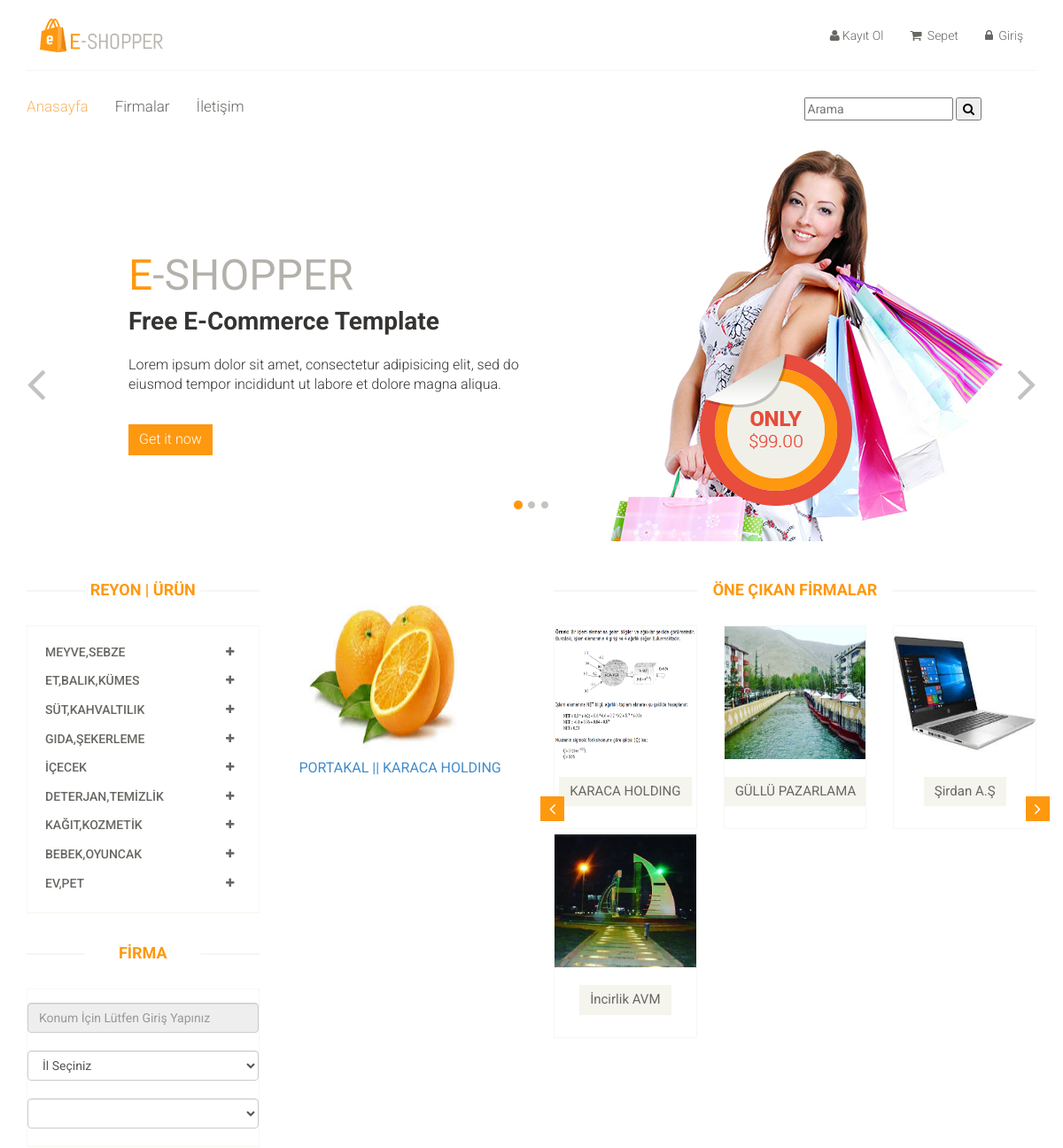
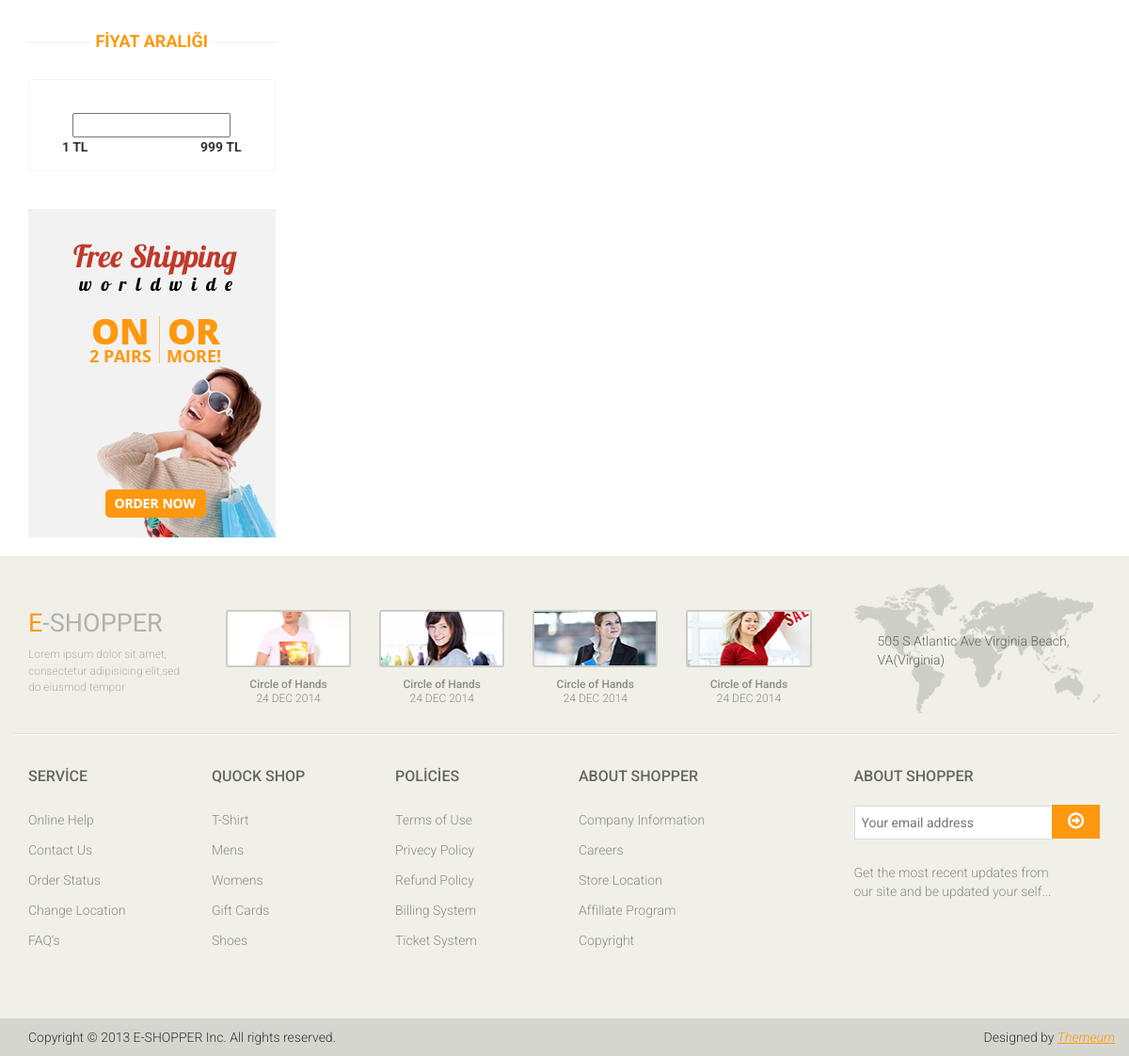
Page /arama.php?ara=Portakal on the committed database (2 pictures, top to bottom).
### tables this page shows
CREATE TABLE `kategori` (
  `kategori_id` int(11) NOT NULL,
  `kategori_isim` varchar(50) NOT NULL,
  `kategori_ust` varchar(5) NOT NULL
);

CREATE TABLE `urun` (
  `urun_id` int(11) NOT NULL,
  `urun_firma` varchar(100) NOT NULL,
  `urun_isim` varchar(50) NOT NULL,
  `urun_kategori` varchar(50) NOT NULL,
  `urun_aciklama` varchar(2000) NOT NULL,
  `urun_tarif` varchar(2000) NOT NULL,
  `urun_fiyat` int(11) NOT NULL,
  `urun_resim` varchar(200) NOT NULL,
  `urun_stok` int(11) NOT NULL,
  `urun_favori` int(11) NOT NULL DEFAULT '0'
);

CREATE TABLE `firma` (
  `firma_id` int(11) NOT NULL,
  `firma_isim` varchar(50) NOT NULL,
  `firma_yetkili` varchar(50) NOT NULL,
  `firma_hakkinda` varchar(1000) NOT NULL,
  `firma_iletisim` varchar(250) NOT NULL,
  `firma_resim` varchar(200) NOT NULL
);

### arama.php (the view, shortened to what this page needs)
<!DOCTYPE html>
<html lang="tr">
<head>
    <link href="css/bootstrap.min.css" rel="stylesheet">
    <link href="css/font-awesome.min.css" rel="stylesheet">
    <link href="css/prettyPhoto.css" rel="stylesheet">
    <link href="css/price-range.css" rel="stylesheet">
    <link href="css/animate.css" rel="stylesheet">
	<link href="css/main.css" rel="stylesheet">
	<link href="css/responsive.css" rel="stylesheet">
</head>
<body>
	<?php require_once("header.php"); ?>
	<section id="slider">
		<div class="container">
			<div class="row">
				<div class="col-sm-12">
					<div id="slider-carousel" class="carousel slide" data-ride="carousel">
						<ol class="carousel-indicators">
							<li data-target="#slider-carousel" data-slide-to="0" class="active"></li>
							<li data-target="#slider-carousel" data-slide-to="1"></li>
							<li data-target="#slider-carousel" data-slide-to="2"></li>
						</ol>
						<div class="carousel-inner">
							<div class="item active">
								<div class="col-sm-6">
									<h1><span>E</span>-SHOPPER</h1>
									<h2>Free E-Commerce Template</h2>
									<p>Lorem ipsum dolor sit amet, consectetur adipisicing elit, sed do eiusmod tempor incididunt ut labore et dolore magna aliqua. </p>
									<button type="button" class="btn btn-default get">Get it now</button>
								</div>
								<div class="col-sm-6">
									<img src="images/home/girl1.jpg" class="girl img-responsive" alt="" />
									<img src="images/home/pricing.png"  class="pricing" alt="" />
								</div>
							</div>
						</div>
						<a href="#slider-carousel" class="left control-carousel hidden-xs" data-slide="prev">
							<i class="fa fa-angle-left"></i>
						</a>
						<a href="#slider-carousel" class="right control-carousel hidden-xs" data-slide="next">
							<i class="fa fa-angle-right"></i>
						</a>
					</div>
				</div>
			</div>
		</div>
	</section>
	<section>
		<div class="container">
			<div class="row">
				<?php require_once("sidebar.php"); ?>
				<div class="col-sm-9 padding-right">
					<?php
						$ara=$_GET['ara'];
						$sorgu=$db->query("select * from urun where urun_isim like '$ara%' ");
						$miktar=$sorgu->rowCount();
						if($sorgu){
							if($miktar>0){
								foreach($sorgu as $row){
									?>
									<div class="col-sm-4">
										<img src="admin_firma/<?php echo $row['urun_resim']; ?>" style="width:75%; height: 200px;">
										<?php
										echo "<a href='product-details.php?id=".$row["urun_id"]."'>"; ?>
										<p style="text-transform: uppercase; font-size:16px; margin-bottom:35px;"><?php echo $row['urun_isim']; ?> || <?php echo $row['urun_firma']; ?></p>
										</a>
									</div>
									<?php
									}
								}
								else{
									echo "Aranan Kelime Bulunamadı.";
								}
							}
							else{
								echo "Veri Çekilemedi";
							}
					?>
					<div class="recommended_items">
						<h2 class="title text-center">Öne Çıkan Firmalar</h2>
						<div id="recommended-item-carousel" class="carousel slide" data-ride="carousel">
							<div class="carousel-inner">
								<div class="item active">
									<?php $firmalist= $db->query("select * from firma ")->fetchAll(PDO::FETCH_ASSOC); ?>
								<?php
									foreach ($firmalist as $key => $value){
								?>
									<div class="col-sm-4">
										<div class="product-image-wrapper">
											<div class="single-products">
												<div class="productinfo text-center">
													<img src="admin_firma/<?php echo $value['firma_resim'];?>" style="width: 100%; height: 150px;" >
													<h3 href="#" class="btn btn-default add-to-cart"><?php echo $value['firma_isim'];?></h3>
												</div>
											</div>
										</div>
									</div>
									<?php } ?>
								</div>
							</div>
							 <a class="left recommended-item-control" href="#recommended-item-carousel" data-slide="prev">
								<i class="fa fa-angle-left"></i>
							  </a>
							  <a class="right recommended-item-control" href="#recommended-item-carousel" data-slide="next">
								<i class="fa fa-angle-right"></i>
							  </a>
						</div>
					</div>
				</div>
			</div>
		</div>
	</section>
	<?php require_once("footer.php"); ?>
</body>
</html>

### sidebar.php (shortened to what this page needs)
<?php require_once("baglan.php"); ?>
<div class="col-sm-3">
	<div class="left-sidebar">
		<h2>reyon | ürün</h2>
			<div class="panel-group category-products" id="accordian">
				<?php
					$ustkategorilist= $db->query("select * from kategori where kategori_ust=0")->fetchAll(PDO::FETCH_ASSOC);
				?>
				<?php
					foreach ($ustkategorilist as $key => $value)
						{
				?>
					<div class="panel panel-default">
						<div class="panel-heading">
							<h4 class="panel-title">
								<a data-toggle="collapse" data-parent="#accordian" href="#<?php echo $value['kategori_id'];?>" >
									<span class="badge pull-right"><i class="fa fa-plus"></i></span>
										<?php echo $value['kategori_isim'];?>
								</a>
							</h4>
						</div>
						</div>
						<?php } ?>
			</div>
			<div class="brands_products">
				<h2>firma </h2>
				<div class="panel-group category-products" id="accordian">
					<input class="form-control" type="text" name="konumbilgi" maxlength="100" id="message-text4" disabled="disabled"  placeholder="Konum İçin Lütfen Giriş Yapınız" required/>
					<br>
				     	<select id="il2" name="uye_il" class="form-control">
							<option> İl Seçiniz</option>
				      	</select>
				      	<br>
				      	<select id="ilce2" name="uye_ilce" class="form-control">
			      		</select>
				</div>
		</div>
			<div class="price-range">
				<h2>Fiyat Aralığı</h2>
				<div class="well text-center">
					<input type="text" class="span2" value="" data-slider-min="0" data-slider-max="600" data-slider-step="5" data-slider-value="[250,450]" id="sl2" ><br />
					<b class="pull-left">1 TL</b> <b class="pull-right">999 TL</b>
				</div>
			</div>
			<div class="shipping text-center">
				<img src="images/home/shipping.jpg" alt="" />
			</div><br>
	</div>
</div>

### css/main.css (style rules this page uses)
body { font-family: 'Roboto', sans-serif; background:; position: relative; font-weight:400px; }
a { -webkit-transition: 300ms; -moz-transition: 300ms; -o-transition: 300ms; transition: 300ms; }
h1, h2, h3, h4, h5, h6 { font-family: 'Roboto', sans-serif; }
#slider { padding-bottom: 45px; }
.carousel-indicators li { background: #C4C4BE; }
.carousel-indicators li.active { background: #FE980F; }
.item { padding-left: 100px; }
.pricing { position: absolute; right: 40%; top: 52%; }
.girl { margin-left: 0; }
.item h1 { color: #B4B1AB; font-family: abel; font-size: 48px; margin-top: 115px; }
.item h1 span { color:#FE980F; }
.item h2 { color: #363432; font-family: 'Roboto', sans-serif; font-size: 28px; font-weight: 700; margin-bottom: 22px; margin-top: 10px; }
.item p { color:#363432; font-size:16px; font-weight:300; font-family: 'Roboto', sans-serif; }
.get { background: #FE980F; border: 0 none; border-radius: 0; color: #FFFFFF; font-family: 'Roboto', sans-serif; font-size: 16px; font-weight: 300; margin-top: 23px; }
.control-carousel { position: absolute; top: 50%; font-size: 60px; color: #C2C2C1; }
.right { right: 0; }
.category-products { border: 1px solid #F7F7F0; margin-bottom: 35px; padding-bottom: 20px; padding-top: 15px; }
.left-sidebar h2, .brands_products h2 { color: #FE980F; font-family: 'Roboto', sans-serif; font-size: 18px; font-weight: 700; margin: 0 auto 30px; text-align: center; text-transform: uppercase; position: relative; z-index:3; }
.left-sidebar h2:after, h2.title:after { content: " "; position: absolute; border: 1px solid #f5f5f5; bottom:8px; left: 0; width: 100%; height: 0; z-index: -2; }
.left-sidebar h2:before { content: " "; position: absolute; background: #fff; bottom: -6px; width: 130px; height: 30px; z-index: -1; left: 50%; margin-left: -65px; }
h2.title:before { content: " "; position: absolute; background: #fff; bottom: -6px; width: 220px; height: 30px; z-index: -1; left: 50%; margin-left: -110px; }
.category-products .panel { background-color: #FFFFFF; border: 0px; border-radius: 0px; box-shadow:none; margin-bottom: 0px; }
.category-products .panel-default .panel-heading { background-color: #FFFFFF; border: 0 none; color: #FFFFFF; padding: 5px 20px; }
.category-products .panel-default .panel-heading .panel-title a { color: #696763; font-family: 'Roboto', sans-serif; font-size: 14px; text-decoration: none; text-transform: uppercase; }
.category-products .badge { background:none; border-radius: 10px; color: #696763; display: inline-block; font-size: 12px; font-weight: bold; line-height: 1; min-width: 10px; padding: 3px 7px; text-align: center; vertical-align: baseline; white-space: nowrap; }
.shipping { background-color: #F2F2F2; margin-top: 40px; overflow: hidden; padding-top: 20px; position: relative; }
.price-range { margin-top:30px; }
.well { background-color: #FFFFFF; border: 1px solid #F7F7F0; border-radius: 4px; box-shadow: none; margin-bottom: 20px; min-height: 20px; padding: 35px; }
.padding-right { padding-right: 0; }
h2.title { color: #FE980F; font-family: 'Roboto', sans-serif; font-size: 18px; font-weight: 700; margin: 0 15px; text-transform: uppercase; margin-bottom: 30px; position: relative; }
.product-image-wrapper { border:1px solid #F7F7F5; overflow: hidden; margin-bottom:5px; }
.single-products { position: relative; }
.productinfo img { width: 100%; }
.productinfo { position:relative; }
.add-to-cart { background:#F5F5ED; border: 0 none; border-radius: 0; color: #696763; font-family: 'Roboto', sans-serif; font-size: 15px; margin-bottom: 25px; }
.recommended_items { overflow: hidden; }
#recommended-item-carousel .carousel-inner .item { padding-left: 0; }
.recommended-item-control { position: absolute; top: 41%; }
.recommended-item-control i { background: none repeat scroll 0 0 #FE980F; color: #FFFFFF; font-size: 20px; padding: 4px 10px; }
.user_info input, select, textarea { background: #F0F0E9; border:0; color: #696763; padding: 5px; width: 100%; border-radius: 0; resize: none }

### rows in the picture
kategori: kategori_isim "MEYVE,SEBZE"
kategori: kategori_isim "ET,BALIK,KÜMES"
kategori: kategori_isim "SÜT,KAHVALTILIK"
kategori: kategori_isim "GIDA,ŞEKERLEME"
kategori: kategori_isim "İÇECEK"
kategori: kategori_isim "DETERJAN,TEMIZLIK"
kategori: kategori_isim "KAĞIT,KOZMETIK"
kategori: kategori_isim "BEBEK,OYUNCAK"
kategori: kategori_isim "EV,PET"
urun: urun_resim (picture), urun_isim "PORTAKAL", urun_firma "KARACA HOLDING"
firma: firma_resim (picture), firma_isim "KARACA HOLDING"
firma: firma_resim (picture), firma_isim "GÜLLÜ PAZARLAMA"
firma: firma_resim (picture), firma_isim "Şirdan A.Ş"
firma: firma_resim (picture), firma_isim "İncirlik AVM"
